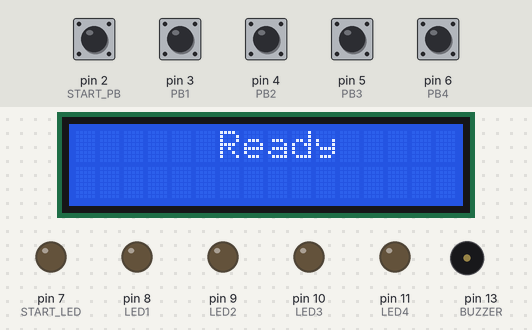
The sketch below on a simulated Arduino Uno, built with avr-gcc and run on an emulated ATmega328P. Parts: 16×2 character LCD, output pins drawn as LEDs (lit = HIGH), buzzer (waves = sounding, pin HIGH). The inputs (shaded band) are chosen by the test bench; at power-on: pin 2 (START_PB), pin 3 (PB1), pin 4 (PB2), pin 5 (PB3), pin 6 (PB4) HIGH. Random numbers use the default seed unless the sketch sets one.

Above: at 1.3 s.
1.4 s: pin 2 (START_PB) pulled LOW for 0.15 s
At 4.5 s:
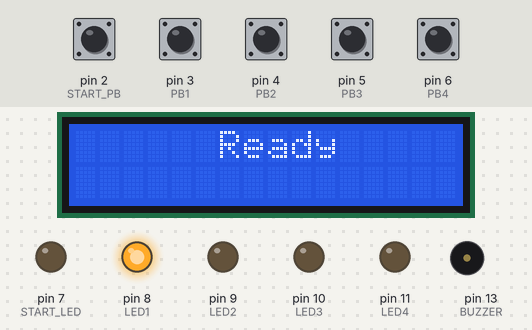
At 6.3 s:
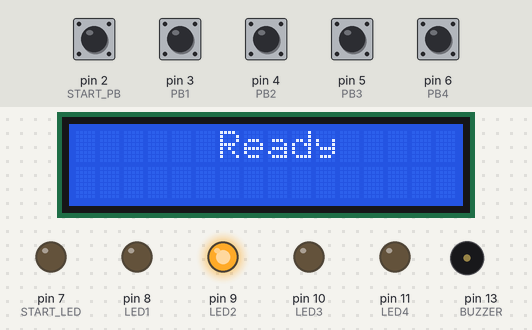
Timing chart, 0 to 9.5 s (numbered marks = the images above; inputs shaded):
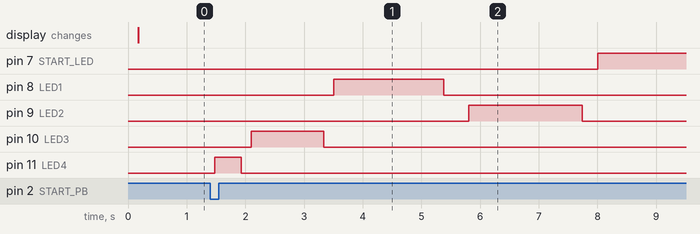

The sketch:

RepeatGame.ino
```cpp
#include <Wire.h>

#include <LiquidCrystal_I2C.h>

// Project sponsor: Jeff Mayhill
// Mind Junction
// Email: mayhill@slingshot.co.nz
// Creator: Cedar Lake Instruments LLC
// Date: March, 2017
//
// Description:
// User must repeat sequence displayed
// 1 Start button input
// 2 LEDs go on and off in a sequence
// 3 User-start LED on
// 4 Player has fixed time to push buttons to mimic the sequence
// 5 Show pass or fail


//
// I/O Connections:
// Arduino pin   - I/O description
// 2 - START Game INPUT
// 3 - PB1 INPUT
// 4 - PB2 INPUT
// 5 - PB3 INPUT
// 6 - PB4 INPUT

// 7 - START LED
// 8 - LED1 OUTPUT
// 9 - LED2 OUTPUT
// 10 - LED3 OUTPUT
// 11 - LED4 OUTPUT


// Arduino pin definitions
//#define I2C_ADDR 0x3F // Define I2C Address where the PCF8574A is on my devices
#define I2C_ADDR 0x27  // Define I2C Address where the PCF8574A is
// Switch inputs
#define START_PB 2
#define PB1 3
#define PB2 4
#define PB3 5
#define PB4 6

// LED outputs
#define START_LED 7
#define LED1 8
#define LED2 9
#define LED3 10
#define LED4 11
#define BUZZER 13

// ******************************** ADJUSTMENTS ********************************
#define TIMEOUT 5
#define GAME_DONE_DELAY 5
#define MINIMUM_OFF_TIME 100
#define MAXIMUM_OFF_TIME 500
#define MINIMUM_ON_TIME 100
#define MAXIMUM_ON_TIME 2000
#define GAME_STEPS 4

// Random start delay in milliseconds
#define RANDOMIZER 1000

// Global variables
LiquidCrystal_I2C _lcd(I2C_ADDR,16,2);
// Runs once
void setup()
{
    pinMode(START_PB, INPUT_PULLUP);
    pinMode(PB1, INPUT_PULLUP);
    pinMode(PB2, INPUT_PULLUP);
    pinMode(PB3, INPUT_PULLUP);
    pinMode(PB4, INPUT_PULLUP);

    pinMode(LED1, OUTPUT);
    pinMode(LED2, OUTPUT);
    pinMode(LED3, OUTPUT);
    pinMode(LED4, OUTPUT);
    pinMode(BUZZER, OUTPUT);
    pinMode(START_LED, OUTPUT);
    initGame();
    setupLcd();
}


void initGame()
{
    digitalWrite(BUZZER, LOW);
    digitalWrite(LED1, LOW);
    digitalWrite(LED2, LOW);
    digitalWrite(LED3, LOW);
    digitalWrite(LED4, LOW);
    digitalWrite(START_LED, LOW);
}

// Runs continuously
void loop()
{
    static unsigned long randomDelay = 0;
    static unsigned long startTime = 0;
    static int lastInput = 0;
    int ledMap[] = {LED1, LED2, LED3, LED4};
    initGame();

    // Prompt user to start
    _lcd.setCursor(0,0);
    _lcd.print("      Ready     ");

    // wait for start push
    while( digitalRead(START_PB) == HIGH)
    {
        delay(100);
    }
    //delay(random(100, RANDOMIZER));

    int history[GAME_STEPS];
    // Started
    for (int i = 0; i < GAME_STEPS; i++)
    {
        // Turn on LEDs in random sequence for random times
        int maxLed = sizeof(ledMap)/sizeof(int);
        int led = random(0, maxLed);
        history[i] = led;

        // Turn ON randomly selected LED
        digitalWrite(ledMap[led], HIGH);
        delay(random(MINIMUM_ON_TIME, MAXIMUM_ON_TIME));
        digitalWrite(ledMap[led], LOW);
        delay(random(MINIMUM_OFF_TIME, MAXIMUM_OFF_TIME));
    }

    // Now we've played the sequence, wait for user to repeat it
    digitalWrite(START_LED, HIGH);

    bool done = false;
    int j = 0;
    while(!done)
    {
        delay(50);
        int currentInput = ScanInputs();
        if (currentInput != -1)
        {
            // Valid input
            if (currentInput != lastInput)
            {
                // Input change
                if (currentInput == history[j])
                {
                    if (j == GAME_STEPS-1)
                    {
                        done = true;
                        // Show end of game
                        _lcd.setCursor(0,0);
                        _lcd.print("   You Win !!!");
                        _lcd.setCursor(1,0);
                        _lcd.print("Congratulations");
                    }
                }
                else
                {
                    // Mismatch. Game over
                    _lcd.setCursor(0,0);
                    _lcd.print("Sorry, try again");
                    done = true;
                }
                j++;
            }
        }
        lastInput = currentInput;
    } // while (!done)
    delay(5000);
}


// Initialize the LCD
void setupLcd()
{
    // LCD setup
    _lcd.init();
    delay(100);
    // Switch on the backlight
    _lcd.backlight();
}

//
// Checks all input pushbuttons and returns
// -1 if no valid input
// 0 if all inputs inactive
// pin # of active input
int ScanInputs()
{
    int inputs[] = {PB1, PB2, PB3, PB4};
    int s = -1;
    for (int i=0; i < 4; i++)
    {
        if (digitalRead(inputs[i]) == LOW)
        {
            if (s == -1)
            {
                s = i;
            }
            else
            {
                // Already have an active input
                break;
            }
        }
    }
    return s;
}
```

Measured:
- after the input at 1.4 s, pin 7 (START_LED): LOW → HIGH after 6.6 s; pin 8 (LED1): LOW → HIGH after 2.1 s, → LOW 1.9 s later; pin 9 (LED2): LOW → HIGH after 4.4 s, → LOW 1.9 s later; pin 10 (LED3): LOW → HIGH after 0.70 s, → LOW 1.2 s later; pin 11 (LED4): LOW → HIGH after 0.08 s, → LOW 0.45 s later
